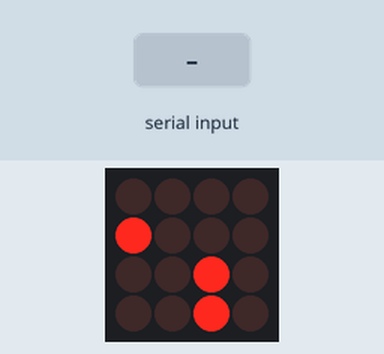
Simulated run of this sketch. Board: Arduino Uno, built with avr-gcc and run on an emulated ATmega328P. On the bench: 4×4 LED matrix. Wiring (inferred from the names in the program): LED matrix (orientation assumed): rows pin 3, pin 2, pin 5, pin 4; columns pin 13, pin 12, pin 11, pin 10. The inputs (shaded band) are chosen by the test bench.

Above: at 1.2 s.
1.3 s: "90,45\n" received over Serial
At 2.3 s:
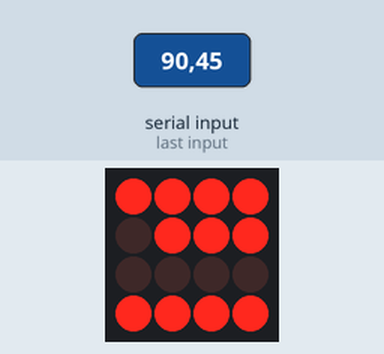
2.9 s: "30,150\n" received over Serial
At 4.3 s:
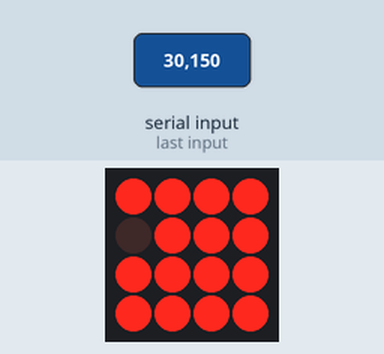
4.6 s: "90\n" received over Serial
At 5.1 s:
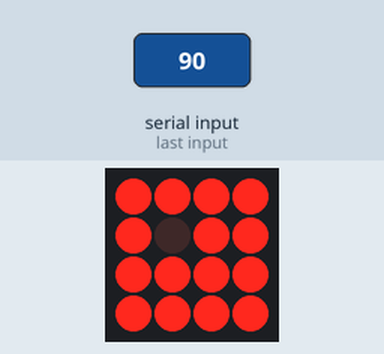
6.2 s: "200\n" received over Serial
At 7.1 s:
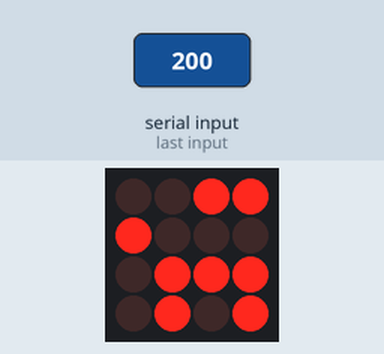
7.8 s: "5\n" received over Serial
At 9.0 s:
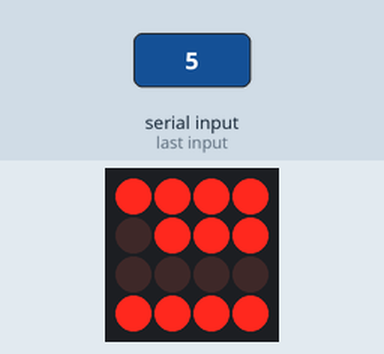
Timing chart, 0 to 10.4 s (numbered marks = the images above; inputs shaded):
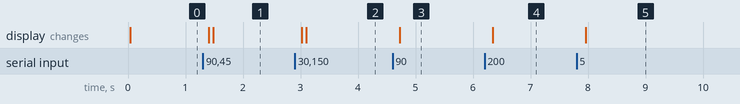

The sketch:

Cod_Display_SetSeg_Nano_RecebeSerial.ino
```cpp
              //  As portas  D, C, B, A  do CD4511
const int vetorDisplay[] = {13,12,11,10}; //Cria um vetor para as portas
const int D1 = 2; //Controla o acionamento do Display 1 Unidade
const int D2 = 3; //Controla o acionamento do Display 2 Dezena
const int D3 = 4; //Controla o acionamento do Display 3 Centena
const int D4 = 5; //Controla o acionamento do Display 3 Centena
const int timeD = 5;  //Controla o tempo que o display fica acesso
const int vezes = 5; //Controla a quantidade de vezes que será rodado o código do display.
/* O tempo de display acesso é 3*timeD*vezes
*/
//                        D,C,B,A
int matrizDados[10][4] = {{0,0,0,0}, //0
                          {0,0,0,1}, //1
                          {0,0,1,0}, //2
                          {0,0,1,1}, //3
                          {0,1,0,0}, //4
                          {0,1,0,1}, //5
                          {0,1,1,0}, //6
                          {0,1,1,1}, //7
                          {1,0,0,0}, //8
                          {1,0,0,1}}; //9

int i=0;
int j,k,m,dado;
int x[4]; //vetor para receber os bytes da comunicação serial
int convert=0;
void setup() {
  pinMode(13, OUTPUT);
  pinMode(12, OUTPUT);
  pinMode(11, OUTPUT);
  pinMode(10, OUTPUT);
  pinMode(D1, OUTPUT);
  pinMode(D2, OUTPUT);
  pinMode(D3, OUTPUT);
  pinMode(D4, OUTPUT);
//  Serial.begin(9600);
  Serial.begin(115200);
}

void loop() {

  if(Serial.available()>0){
     for(i=3;i>=0;i--){
      if(Serial.available()>0){
           x[i]=Serial.read();
      }else{
           x[i]=48;
      }
    }
  }
  if(x[0]>48){
    convert = (x[3]-48)*1000+(x[2]-48)*100+(x[1]-48)*10+(x[0]-48)*1;
  }else{
    if(x[1]>48){
      convert = (x[0]-48)*1000+(x[3]-48)*100+(x[2]-48)*10+(x[1]-48)*1;
    }else{
      if(x[2]>48){
        convert = (x[0]-48)*1000+(x[1]-48)*100+(x[3]-48)*10+(x[2]-48)*1;
      }else{
        convert = (x[0]-48)*1000+(x[1]-48)*100+(x[2]-48)*10+(x[3]-48)*1;
      }
    }
  }
  imprime(convert);
}

void imprime(int num){
   for(m=0;m<vezes;m++){
      digitalWrite(D1,HIGH);
      digitalWrite(D2,HIGH);
      digitalWrite(D3,HIGH);
      digitalWrite(D4,LOW);
      j=num/1000; //valor Centena
      j=j%10;
      for(k=0;k<=3;k++){
        digitalWrite(vetorDisplay[k],matrizDados[j][k]);
      }
      delay(timeD);

      digitalWrite(D3,LOW);
      digitalWrite(D4,HIGH);
      j=num/100; //valor Centena
      j=j%10;
      for(k=0;k<=3;k++){
        digitalWrite(vetorDisplay[k],matrizDados[j][k]);
      }
      delay(timeD);

      digitalWrite(D2,LOW);
      digitalWrite(D3,HIGH);
      j=num/10; //valor Decimal
      j=j%10;
      for(k=0;k<=3;k++){
        digitalWrite(vetorDisplay[k],matrizDados[j][k]);
      }
      delay(timeD);

      digitalWrite(D1,LOW);
      digitalWrite(D2,HIGH);
      j=num%10; // valor unidade
      for(k=0;k<=3;k++){
         digitalWrite(vetorDisplay[k],matrizDados[j][k]);
      }
      delay(timeD);
   }
}
```

Measured:
- after the input at 1.3 s, the display: first changes after 0.10 s (image 1 shows a later state)
- after the input at 2.9 s, the display: first changes after 0.12 s (image 2 shows a later state)
- after the input at 4.6 s, the display: changes after 0.12 s (image 3)
- after the input at 6.2 s, the display: changes after 0.14 s (image 4)
- after the input at 7.8 s, the display: changes after 0.16 s (image 5)
